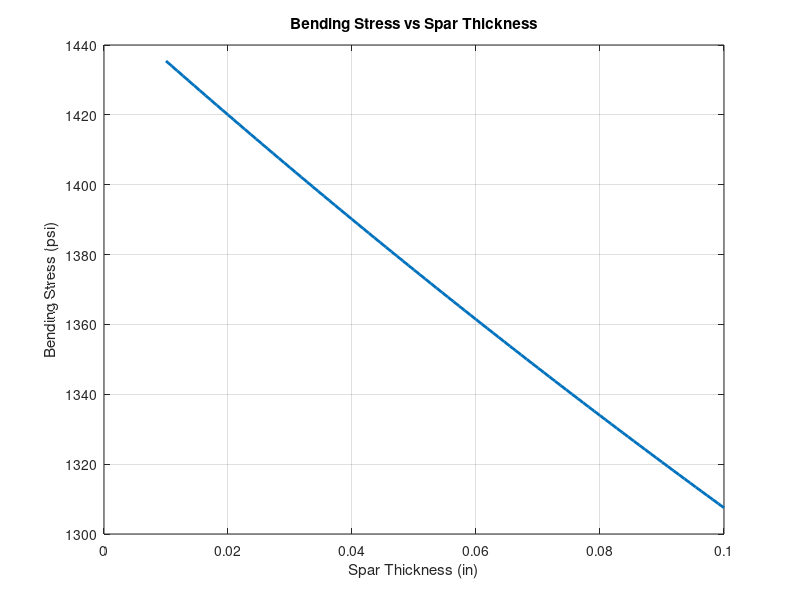
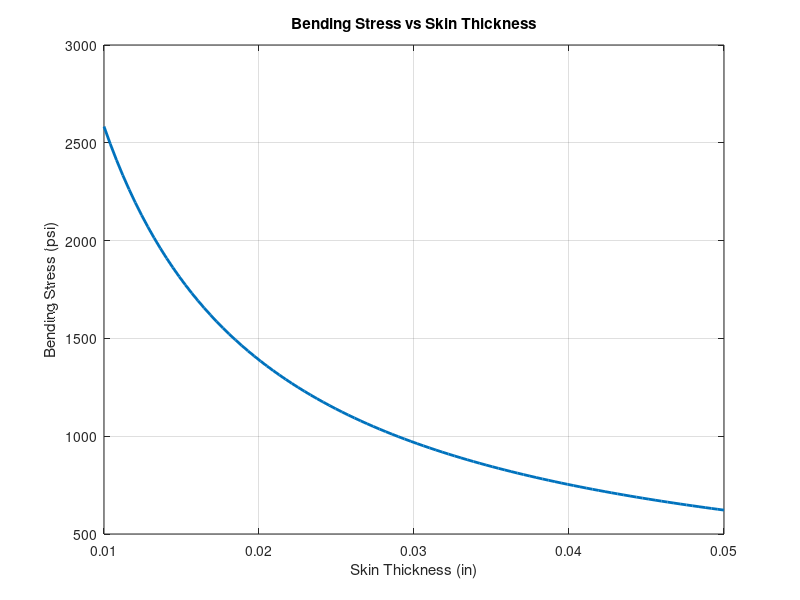
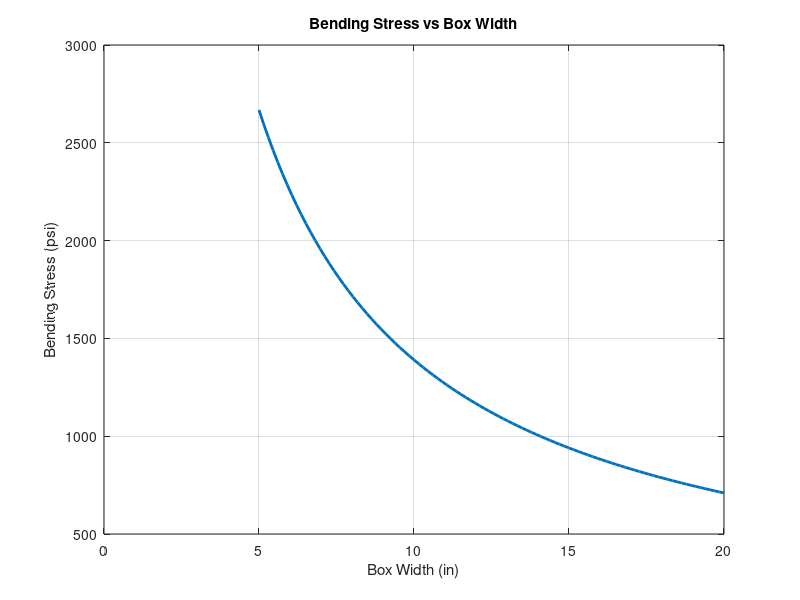
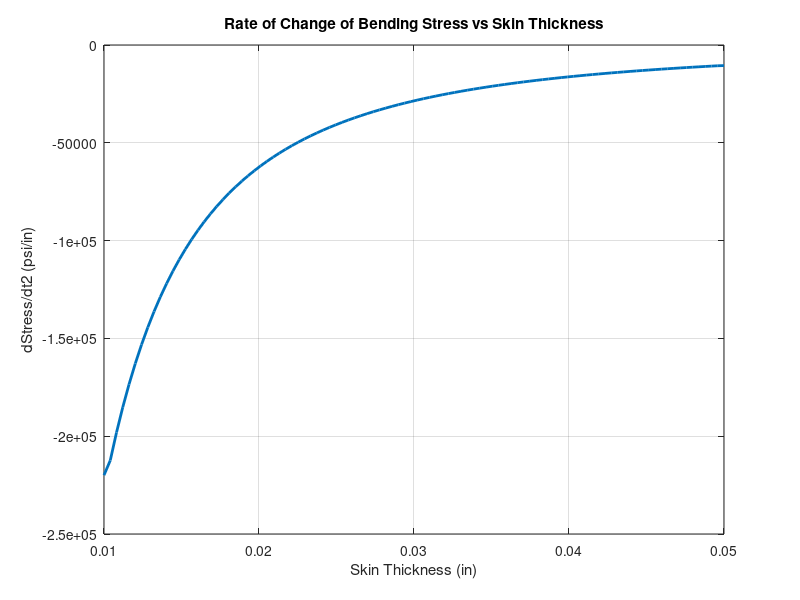

These figures' MATLAB source, in order:
clear all
clc


M_root=16.9 * 12; %lbf*in
w=10;
w_range=linspace(5,20,100);
h=.738;
c=h/2;

t1=.04;
t2=.02;
t1_range=linspace(0.010,0.100,100);
t2_range=linspace(0.010,0.050,100);

I = @(t1,t2,w,h) 2*(1/12).*(t1).*(h-2.*t2).^3 + 2*((1/12).*(w).*(t2).^3+(w.*t2).*((h./2)-(t2)./2).^2);

%Range t1
I_t1range=I(t1_range,t2,w,h);
stress_t1range=M_root*c./I_t1range;

figure
plot(t1_range,stress_t1range,'LineWidth',2)
xlabel('Spar Thickness (in)')
ylabel('Bending Stress (psi)')
title('Bending Stress vs Spar Thickness')
grid on

%Range t2
I_t2range=I(t1,t2_range,w,h);
stress_t2range=M_root*c./I_t2range;

figure
plot(t2_range,stress_t2range,'LineWidth',2)
xlabel('Skin Thickness (in)')
ylabel('Bending Stress (psi)')
title('Bending Stress vs Skin Thickness')
grid on

%Range w
I_wrange=I(t1,t2,w_range,h);
stress_wrange=M_root*c./I_wrange;

figure
plot(w_range,stress_wrange,'LineWidth',2)
xlabel('Box Width (in)')
ylabel('Bending Stress (psi)')
title('Bending Stress vs Box Width')
grid on


% Derivative of stress with respect to skin thickness
dstress_dt2 = gradient(stress_t2range, t2_range);

figure
plot(t2_range, dstress_dt2, 'LineWidth', 2)
xlabel('Skin Thickness (in)')
ylabel('dStress/dt2 (psi/in)')
title('Rate of Change of Bending Stress vs Skin Thickness')
grid on
